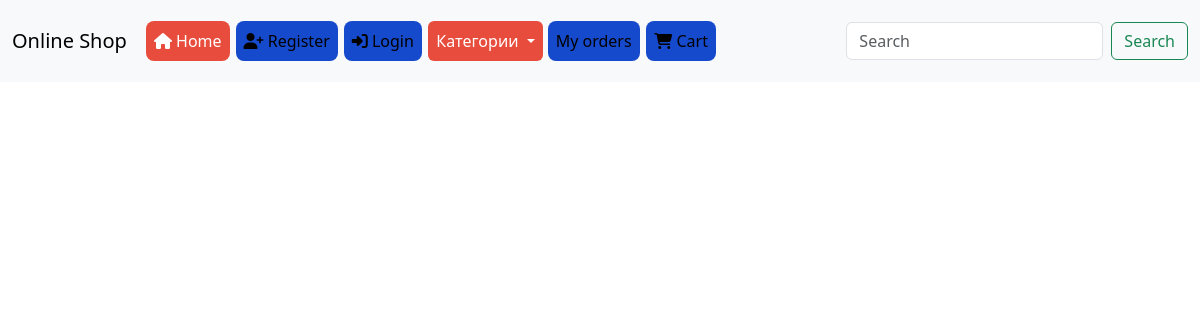
Page /order/ on the earlier database version.
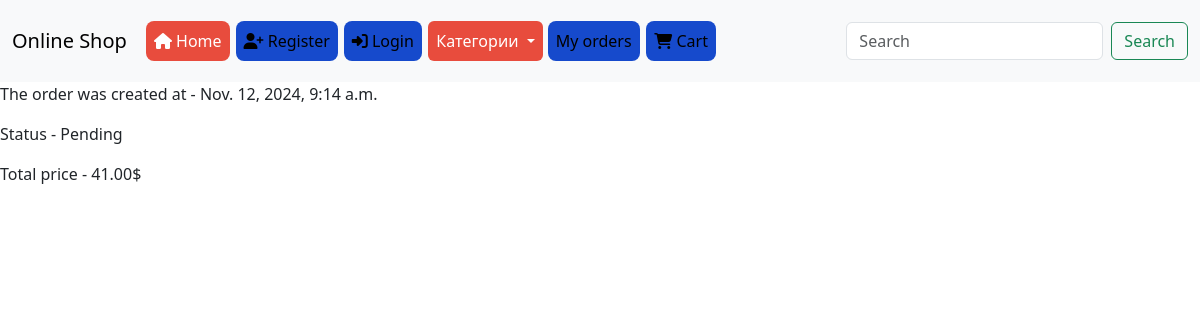
Same page on the later database version.
### main/models.py (models this page shows)
class Order(models.Model):
    customer = models.ForeignKey(User, on_delete=models.CASCADE, blank=True, null=True)
    created_date = models.DateTimeField(auto_now_add=True)
    status = models.CharField(
        max_length=20,
        choices=[('Pending', 'Ожидает'), ('Shipped', 'Отправлено'), ('Delivered', 'Доставлено')],
        default='Pending'
    )
    total_price = models.DecimalField(max_digits=10, decimal_places=2)

### main/views.py (the view)
# urls.py: path('order/', order, name='order')
def order(request):
    if request.method == 'POST':
        carT = dict(request.session.get('cart', {}))
        products_id = [x for x in carT]
        product = Item.objects.filter(id__in=products_id)
        total_price = 0
        for i in range(len(product)):
            product[i].amount = carT[str(product[i].id)]
            product[i].total_price = product[i].amount * product[i].price
            total_price += product[i].total_price
        obj_order = Order.objects.create(customer=request.user, created_date=datetime.now(), total_price=total_price, status='Pending')
        carT = {}
        request.session['cart'] = carT #  опустошение корзины
    else:
        obj_order = Order.objects.all()
        print(obj_order.values())
    data = {
        'obj_order': obj_order,
        'all_categories': Category.objects.all()
    }
    return render(request, 'main/order.html', context=data)

### main/templates/main/order.html (shortened to what this page needs)
{% extends "main/header.html" %}
{% block body %}
    {% for order in obj_order%}
        <p>The order was created at - {{ order.created_date }}</p>
        <p>Status - {{ order.status }}</p>
        <p>Total price - {{ order.total_price }}$</p>
    {% endfor %}
{% endblock %}

### main/templates/main/header.html (shortened to what this page needs)
{% load static %}
<!DOCTYPE html>
<html lang="en">
<head>
    <link rel="stylesheet" href="{% static "main/css/bootstrap.css" %}">
    <link rel="stylesheet" href="{% static "main/css/btn-hvr.css" %}">
    <link rel="stylesheet" href="{% static "main/js/bootstrap.min.js" %}">
    <link rel="stylesheet" href="https://cdnjs.cloudflare.com/ajax/libs/font-awesome/6.6.0/css/all.min.css" />
</head>
<body>
<nav class="navbar navbar-expand-lg bg-body-tertiary">
  <div class="container-fluid">
    <a class="navbar-brand" href="#">Online Shop</a>
    <div class="collapse navbar-collapse" id="navbarScroll">
      <ul class="navbar-nav me-auto my-2 my-lg-0 navbar-nav-scroll" style="--bs-scroll-height: 100px;">
        <li class="nav-item">
          <a href="{% url 'home' %}" class="nav-link btn hvr-fade btn-lg"><i class="fa-sharp fa-solid fa-house"></i> Home</a>
        </li>
        {% if not user.is_anonymous %}
        <li class="nav-item dropdown">
         <a class="nav-link dropdown-toggle btn hvr-sweep-to-right" href="#" role="button" data-bs-toggle="dropdown" aria-expanded="false">
              {{ user }}
          </a>
          <ul class="dropdown-menu">
            <li><a class="dropdown-item" href="#">Настройки</a></li>
            <li><a class="dropdown-item" href="#">Оповещения</a></li>
          </ul>
        </li>
        <li class="nav-item">
          <a class="nav-link btn hvr-back-pulse btn-lg" href="{% url 'logout' %}"><i class="fa-solid fa-arrow-right-from-bracket"></i> Logout</a>
        </li>
        {% else %}
          <li class="nav-item">
            <a class="nav-link active btn hvr-back-pulse btn-lg" aria-current="page" href="{% url 'register' %}"><i class="fa-solid fa-user-plus"></i> Register</a>
          </li>
          <li class="nav-item">
            <a class="nav-link active btn hvr-back-pulse btn-lg" aria-current="page" href="{% url 'login' %}"><i class="fa-sharp fa-solid fa-right-to-bracket"></i> Login</a>
          </li>
        {% endif %}
          <li class="nav-item dropdown">
        <a class="nav-link dropdown-toggle btn hvr-fade" href="#" role="button" data-bs-toggle="dropdown" aria-expanded="false">
            Категории
        </a>
          </li>
          <li class="nav-item">
            <a class="nav-link active btn hvr-back-pulse btn-lg" aria-current="page" href="{% url 'order' %}"> My orders</a>
          </li>
          <li class="nav-item">
            <a class="nav-link active btn hvr-back-pulse btn-lg" aria-current="page" href="{% url 'cart' %}"><i class="fa-solid fa-cart-shopping"></i> Cart</a>
          </li>
      </ul>
      <form class="d-flex" role="search">
        <input class="form-control me-2" type="search" placeholder="Search" aria-label="Search">
        <button class="btn btn-outline-success" type="submit">Search</button>
      </form>
    </div>
  </div>
</nav>
{% block body %}
{% endblock %}
</body>
</html>

### main/static/main/css/btn-hvr.css (style rules this page uses)
[class*="hvr-"] { margin: 13px 3px }
.btn.hvr-fade { display: inline-block; vertical-align: middle; -webkit-transform: translateZ(0); transform: translateZ(0); box-shadow: 0 0 1px rgba(0, 0, 0, 0); -webkit-backface-visibility: hidden; backface-visibility: hidden; -moz-osx-font-smoothing: grayscale; overflow: hidden; -webkit-transition-duration: 0.3s; transition-duration: 0.3s; -webkit-transition-property: color, background-color; transition-property: color, background-color; background: #e84c3d; color:#fff; }
.btn.hvr-back-pulse { display: inline-block; vertical-align: middle; -webkit-transform: translateZ(0); transform: translateZ(0); box-shadow: 0 0 1px rgba(0, 0, 0, 0); -webkit-backface-visibility: hidden; backface-visibility: hidden; -moz-osx-font-smoothing: grayscale; overflow: hidden; -webkit-transition-duration: 0.5s; transition-duration: 0.5s; -webkit-transition-property: color, background-color; transition-property: color, background-color; background: #164acc; color: #fff; }

Differences in the rows shown:
added Order: created_date "Nov. 12, 2024, 9:14 a.m.", status "Pending", total_price "41.00"
